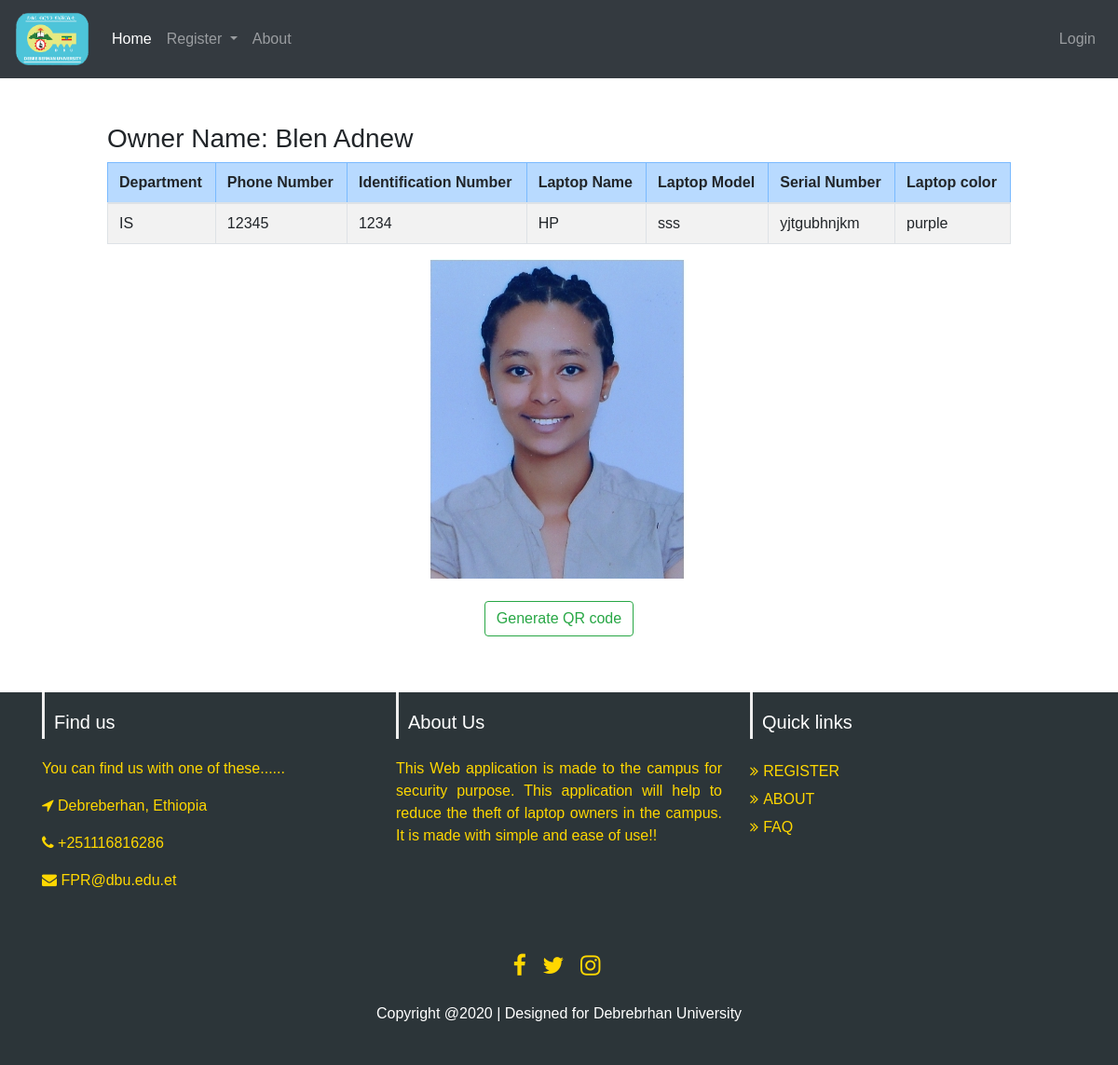
The app's page /qr/owner/26/ with its own data.
### QR/models.py (models this page shows, shortened)
class Owner(models.Model):
    STUDENT = 'ST'
    TEACHER = 'TE'
    STAFF = 'SA'
    OWNER_TYPE_CHOICES = [
        (STUDENT, 'Student'),
        (TEACHER, 'Teacher'),
        (STAFF, 'Staff'),
    ]
    owner_type = models.CharField(
        max_length=2,
        choices=OWNER_TYPE_CHOICES,
        default=STUDENT,
    )
    owner_first_name = models.CharField(max_length=100)
    owner_last_name= models.CharField(max_length=100)
    department= models.CharField(max_length=100)
    phone_number = models.CharField(max_length=50)
    owner_id = models.CharField(max_length=50)
    image = models.ImageField(null=True, upload_to='owner_image',)

class Laptop(models.Model):
    laptop_name = models.CharField(max_length=50)
    laptop_model = models.CharField(max_length=50)
    serial_number= models.CharField(max_length=50)
    laptop_color = models.CharField(max_length=50)
    owner = models.ForeignKey(Owner, null=True, related_name='laptops', on_delete=models.CASCADE)
    qr_code = models.ImageField(blank=True, null=True, upload_to='qr_code_images')

### QR/views.py (the view)
# urls.py: path('owner/<int:owner_id>/', views.detail, name='detail'),
def detail(request, owner_id):
    owner = Owner.objects.get(pk=owner_id)
    return render(request, 'detail.html', {'owner': owner})

### QR/templates/detail.html (shortened to what this page needs)
{% extends 'base.html' %}
{% block content %}
<div>
<h3>Owner Name: {{owner.owner_first_name}} {{owner.owner_last_name}} </h3>
<table class="table table-hover table-bordered table-striped">
    <tr class="table-primary">
        <th>Department</>
        <th>Phone Number</th>
        <th>Identification Number</th>
        <th>Laptop Name </th>
        <th>Laptop Model</th>
        <th>Serial Number</th>
        <th>Laptop color</th>
    </tr>
    <tbody>
        <tr>
        <td>{{ owner.department}}</td>
        <td>{{ owner.phone_number}}</td>
        <td>{{ owner.owner_id}}</td>
        {% for laptop in owner.laptops.all %}
        <td>{{ laptop.laptop_name }}</td>
        <td>{{ laptop.laptop_model }}</td>
        <td>{{ laptop.serial_number}}</td>
        <td>{{ laptop.laptop_color}}</td>
    </tr>
</tbody>
</table>
<div align="center">
<img src="{{owner.image.url}}" alt=""> <br><br>
<a href="{% url 'QR:generate' laptop.id %}" class="btn btn-outline-success my-2 my-sm-0" type="submit">Generate QR code</a>
</div>
    {% endfor %}
</div>
{% endblock %}

### QR/static/style.css (style rules this page uses)
html { position: relative; min-height: 100%; }

### records on screen
Owner: owner_first_name "Blen", owner_last_name "Adnew", department "IS", phone_number "12345", owner_id "1234"
Laptop: laptop_name "HP", laptop_model "sss", serial_number "yjtgubhnjkm", laptop_color "purple", image (picture)
